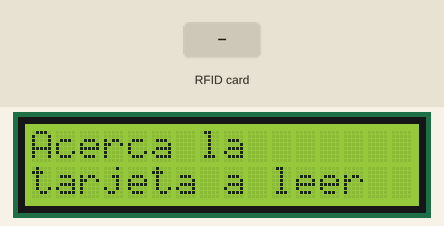
Simulated run of this sketch. Board: Arduino Uno, built with avr-gcc and run on an emulated ATmega328P. On the bench: 16×2 character LCD. Inputs (shaded band) come from the test bench. What the sketch prints to the serial monitor is not drawn.

Above: at 1.3 s.
1.4 s: RFID card 5E 7A 19 C4 held to the reader
At 2.4 s:
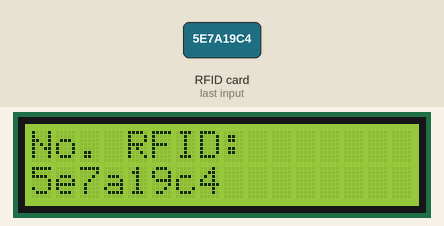
Timing chart, 0 to 4.4 s (numbered marks = the images above; inputs shaded):
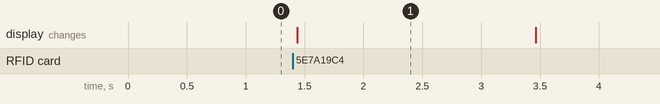

Measured:
- after the input at 1.4 s, the display: changes at once (image 1)
- what the display in image 1 shows lasts 2.1 s, from 1.4 s to 3.5 s

The sketch:

LectorRfid.ino
```cpp
//  * Typical pin layout used:
//  * -----------------------------------------------------------------------------------------
//  *             MFRC522      Arduino       Arduino   Arduino    Arduino          Arduino
//  *             Reader/PCD   Uno/101       Mega      Nano v3    Leonardo/Micro   Pro Micro
//  * Signal      Pin          Pin           Pin       Pin        Pin              Pin
//  * -----------------------------------------------------------------------------------------
//  * RST/Reset   RST          9             5         D9         RESET/ICSP-5     RST
//  * SPI SS      SDA(SS)      10            53        D10        10               10
//  * SPI MOSI    MOSI         11 / ICSP-4   51        D11        ICSP-4           16
//  * SPI MISO    MISO         12 / ICSP-1   50        D12        ICSP-1           14
//  * SPI SCK     SCK          13 / ICSP-3   52        D13        ICSP-3           15
//  *
//  * More pin layouts for other boards can be found here: https://github.com/miguelbalboa/rfid#pin-layout
//  */

#include <SPI.h>
#include <MFRC522.h>
#include <Wire.h>
#include <LiquidCrystal_I2C.h>

#define RST_PIN 9  // Configurable
#define SS_PIN 10  // Configurable

MFRC522 mfrc522(SS_PIN, RST_PIN);  // Crear instancia MFRC522
LiquidCrystal_I2C lcd(0x27,16,2);  // Dirección I2C para pantalla de 16x2

void setup() {
  Serial.begin(9600);  // Inicializar comunicación serial
  SPI.begin();         // Iniciar bus SPI
  mfrc522.PCD_Init();  // Inicializar el lector RFID
  lcd.init();
  lcd.backlight();
  lcd.setCursor(0,0);
  lcd.print("Acerca la");
  lcd.setCursor(0,1);
  lcd.print("tarjeta a leer");
}

void loop() {
  // Verificar si hay una nueva tarjeta
  if (!mfrc522.PICC_IsNewCardPresent()) {
    return;
  }

  // Intentar leer la tarjeta
  if (!mfrc522.PICC_ReadCardSerial()) {
    return;
  }

  // Crear una cadena para almacenar el UID completo
  String uid = "";
  for (byte i = 0; i < mfrc522.uid.size; i++) {
    if (mfrc522.uid.uidByte[i] < 0x10) {
      uid += "0";  // Añadir un cero si es menor a 16
    }
    uid += String(mfrc522.uid.uidByte[i], HEX);  // Concatenar en hexadecimal
  }

  // Imprimir el UID en el monitor serial
  Serial.println(uid);

  // Mostrar el UID en el LCD
  lcd.clear();  // Limpiar pantalla
  lcd.setCursor(0, 0);
  lcd.print("No. RFID:");
  lcd.setCursor(0, 1);
  lcd.print(uid);

  //  Mostrar el UID en el LCD
  // lcd.clear();  // Limpiar pantalla
  // lcd.setCursor(0, 0);
  // lcd.print("Tarjeta Rfid");
  // lcd.setCursor(0, 1);
  // lcd.print("Leida y enviada");

  delay(2000);

  lcd.clear();  // Limpiar pantalla
  lcd.setCursor(0,0);
  lcd.print("Acerca la");
  lcd.setCursor(0,1);
  lcd.print("tarjeta a leer");

  // Detener comunicación con la tarjeta
  mfrc522.PICC_HaltA();
}
```
